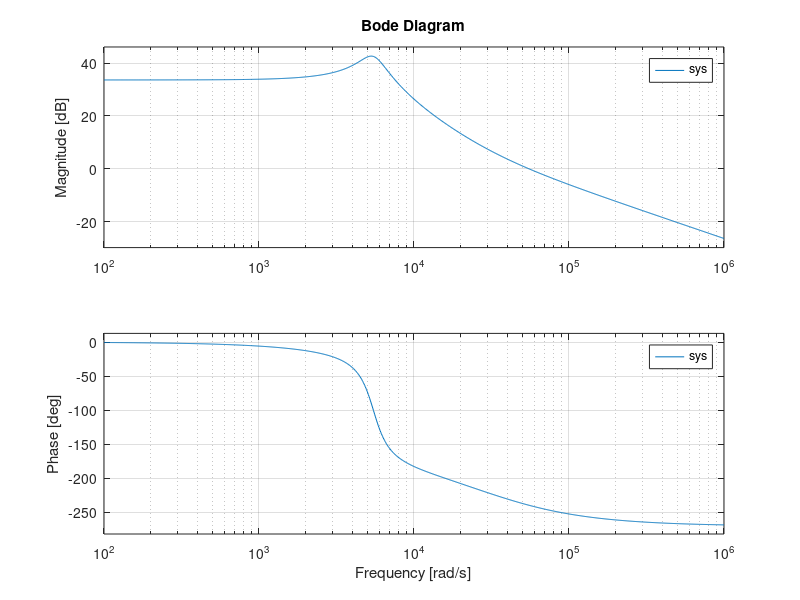

This chart was generated by the following MATLAB code: (Note: this script raises an error after producing the figure.)
%Parâmetros de projeto.
Vs = 48;
Vo = 12;
freq = 50e3;
ripple_corrente = 0.3;
ripple_tensao = 0.02;
Pout = 6;

%Número de espiras.
Npri = 4;
Nsec = 1;
n = Nsec / Npri;

%Duty Cycle, R e corrente no indutor.
D = Vo/(Vs*n + Vo);
R = Vo^2/Pout;
Ilm = (n * Vo) / (R * (1-D));

%Determinação de Lm e C.
C = D/(R*freq*ripple_tensao);
Lm = R*(1-D)^2/(ripple_corrente * n^2 * freq);

%Modelo em espaço de estados.
A_ss = [0 -(1-D)/(n*Lm) ; (1-D)/(n*C) -1/(R*C)];
B_ss = [Vo/(n*Lm) + Vs/Lm; -Ilm/(n*C)];
C_ss = [0 1];
sys = ss(A_ss,B_ss,C_ss,0);
T_sample = 2/freq; % Ajustar posteriormente.
sys_disc = c2d(sys,T_sample);
figure(1)
bode(sys)

%Comparação entre simulação e modelo.
load("Resp Freq.mat")
[mag, phase, freqs] = bode(sys, 2*pi*Frequency);
mag = squeeze(mag);
mag = 20*log10(mag);
phase = squeeze(phase);
phase = phase - 360;
figure(2)
tiledlayout(2,1)
nexttile
semilogx(Frequency,amp_Vo2,'b')
hold on
semilogx(Frequency,mag,'r')
legend('Simulação','Modelo')
xlabel("Frequência (Hz)")
ylabel("Magnitude (dB)")
nexttile
semilogx(Frequency,phase_Vo2,'b')
hold on
semilogx(Frequency,phase,'r')
legend('Simulação','Modelo')
xlabel("Frequência (Hz)")
ylabel("Fase (graus)")
